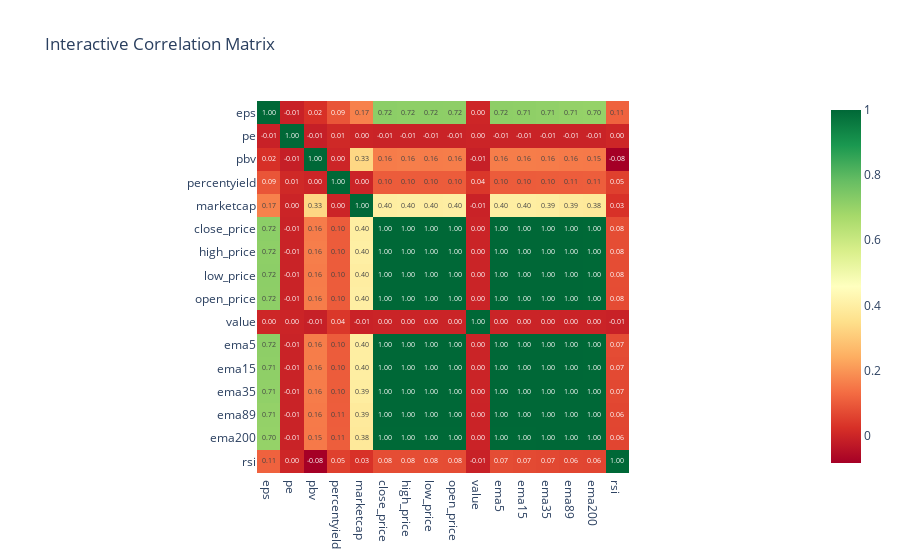

Notebook code for this chart:
### Code cell
# ============================================================
# 🔍 Exploratory Data Analysis (EDA) for Stock Quadrant Project
# ============================================================

import pandas as pd
import numpy as np
import matplotlib.pyplot as plt
import seaborn as sns
import plotly.express as px
import plotly.graph_objects as go
import mplfinance as mpf
from scipy import stats

# -----------------------------
# ✅ 1. Load Dataset
# -----------------------------
df = pd.read_excel("stock_all_data.xlsx")

print("🧭 Shape:", df.shape)
print("📋 Columns:", df.columns.tolist())
print(df.head())

# ============================================================
# ✅ 1. Descriptive Statistics
# ============================================================

# คำนวณค่าเฉลี่ย, มัธยฐาน, ค่าต่ำสุด, ค่าสูงสุด และ SD
desc = df.describe().T
desc["median"] = df.median(numeric_only=True)
desc["skewness"] = df.skew(numeric_only=True)
desc["kurtosis"] = df.kurtosis(numeric_only=True)
print(desc)

# ============================================================
# ✅ 2. Correlation Analysis
# ============================================================

# เลือกเฉพาะคอลัมน์ตัวเลข
num_cols = df.select_dtypes(include=[np.number])

# คำนวณ correlation matrix
corr = num_cols.corr()

# 🔸 Heatmap (Seaborn)
plt.figure(figsize=(12,10))
sns.heatmap(corr, cmap="RdYlGn", center=0)
plt.title("Correlation Heatmap: Fundamental vs Technical Indicators", fontsize=14)
plt.show()

# 🔸 Interactive Correlation (Plotly)
fig = px.imshow(
    corr,
    text_auto=".2f",
    color_continuous_scale="RdYlGn",
    title="Interactive Correlation Matrix"
)
fig.show()

# 🧩 Interpretation
print("""
Dark green (~1) → Strong positive correlation
Dark red (~–1) → Strong negative correlation
White (~0) → Weak or no correlation
""")

# ============================================================
# ✅ 3. Data Visualization
# ============================================================

# 🎯 Histogram Distribution
num_cols.hist(bins=20, figsize=(15,10))
plt.suptitle("Distribution of Numerical Features", fontsize=14)
plt.show()

# 🎯 Boxplot (ตรวจสอบ Outliers)
plt.figure(figsize=(15,8))
sns.boxplot(data=num_cols)
plt.title("Boxplot - Outlier Detection", fontsize=14)
plt.xticks(rotation=45)
plt.show()

# 🎯 Scatter Plot: Volume vs Price
if "value" in df.columns and "close_price" in df.columns:
    plt.figure(figsize=(8,6))
    sns.scatterplot(x=df["value"], y=df["close_price"])
    plt.title("Price vs Volume Relationship")
    plt.xlabel("Trading Value")
    plt.ylabel("Close Price")
    plt.show()

# 🎯 Candlestick Chart (ใช้กรณีมีคอลัมน์: time, open_price, high_price, low_price, close_price)
if all(col in df.columns for col in ["time","open_price","high_price","low_price","close_price"]):
    df_candle = df.copy()
    df_candle["time"] = pd.to_datetime(df_candle["time"])
    df_candle = df_candle.set_index("time")

    mpf.plot(
        df_candle.tail(60),
        type='candle',
        style='yahoo',
        title='Candlestick Chart (Last 60 days)',
        volume=True
    )

# ============================================================
# ✅ 4. Outlier Detection and Cleaning
# ============================================================

# ใช้ Z-score ตรวจหาค่า Outlier
cols_check = ["eps", "pe", "rsi"]
for col in cols_check:
    if col in df.columns:
        z = np.abs(stats.zscore(df[col].dropna()))
        outliers = np.where(z > 3)[0]
        print(f"{col} มี Outliers {len(outliers)} จุด")

        # การจัดการ Outlier: Capping ที่ ±3 SD
        mean, std = df[col].mean(), df[col].std()
        df[col] = np.clip(df[col], mean - 3*std, mean + 3*std)

# ลบข้อมูลซ้ำและจัดรูปแบบเวลา
if "time" in df.columns:
    df["time"] = pd.to_datetime(df["time"])
df = df.drop_duplicates()

# ============================================================
# ✅ 5. Feature Engineering (from EDA Findings)
# ============================================================

# 🔹 Rolling Mean (30-day Moving Average)
if "close_price" in df.columns:
    df["rolling_mean_30"] = df["close_price"].rolling(window=30).mean()

# 🔹 Volatility Indicator (ค่า std ของการเปลี่ยนแปลงรายวัน)
if "close_price" in df.columns:
    df["daily_return"] = df["close_price"].pct_change()
    df["volatility_7d"] = df["daily_return"].rolling(window=7).std()

# 🔹 Volume-to-MarketCap Ratio
if "marketcap" in df.columns and "value" in df.columns:
    df["volume_to_mcap"] = df["value"] / df["marketcap"]

# แสดงฟีเจอร์ใหม่
print(df[["rolling_mean_30","volatility_7d","volume_to_mcap"]].head())

# ============================================================
# ✅ Summary
# ============================================================
print("""
✅ Descriptive Statistics → สำรวจข้อมูลพื้นฐานและการกระจาย
✅ Correlation Analysis → ตรวจสอบความสัมพันธ์ระหว่างฟีเจอร์
✅ Visualization → แสดงผลแบบ Histogram / Boxplot / Scatter / Candlestick
✅ Outlier Detection → จัดการค่า Outlier ด้วย Z-score
✅ Feature Engineering → สร้างฟีเจอร์ใหม่: rolling_mean_30, volatility_7d, volume_to_mcap
""")

### Figure 1 — Plotly figure (JSON) as saved in the notebook; plotly's stock layout.template omitted (floating-point values rounded to 4 significant figures; data arrays with more than 128 entries replaced by an {"elided": "..."} marker saying what was removed)
{"data": [{"coloraxis": "coloraxis", "hovertemplate": "x: %{x}<br>y: %{y}<br>color: %{z}<extra></extra>", "name": "0", "texttemplate": "%{z:.2f}", "type": "heatmap", "x": ["eps", "pe", "pbv", "percentyield", "marketcap", "close_price", "high_price", "low_price", "open_price", "value", "ema5", "ema15", "ema35", "ema89", "ema200", "rsi"], "xaxis": "x", "y": ["eps", "pe", "pbv", "percentyield", "marketcap", "close_price", "high_price", "low_price", "open_price", "value", "ema5", "ema15", "ema35", "ema89", "ema200", "rsi"], "yaxis": "y", "z": {"elided": "16x16 float values"}}], "layout": {"coloraxis": {"colorscale": [[0, "rgb(165,0,38)"], [0.1, "rgb(215,48,39)"], [0.2, "rgb(244,109,67)"], [0.3, "rgb(253,174,97)"], [0.4, "rgb(254,224,139)"], [0.5, "rgb(255,255,191)"], [0.6, "rgb(217,239,139)"], [0.7, "rgb(166,217,106)"], [0.8, "rgb(102,189,99)"], [0.9, "rgb(26,152,80)"], [1, "rgb(0,104,55)"]]}, "title": {"text": "Interactive Correlation Matrix"}, "xaxis": {"anchor": "y", "constrain": "domain", "domain": [0, 1], "scaleanchor": "y"}, "yaxis": {"anchor": "x", "autorange": "reversed", "constrain": "domain", "domain": [0, 1]}}}
